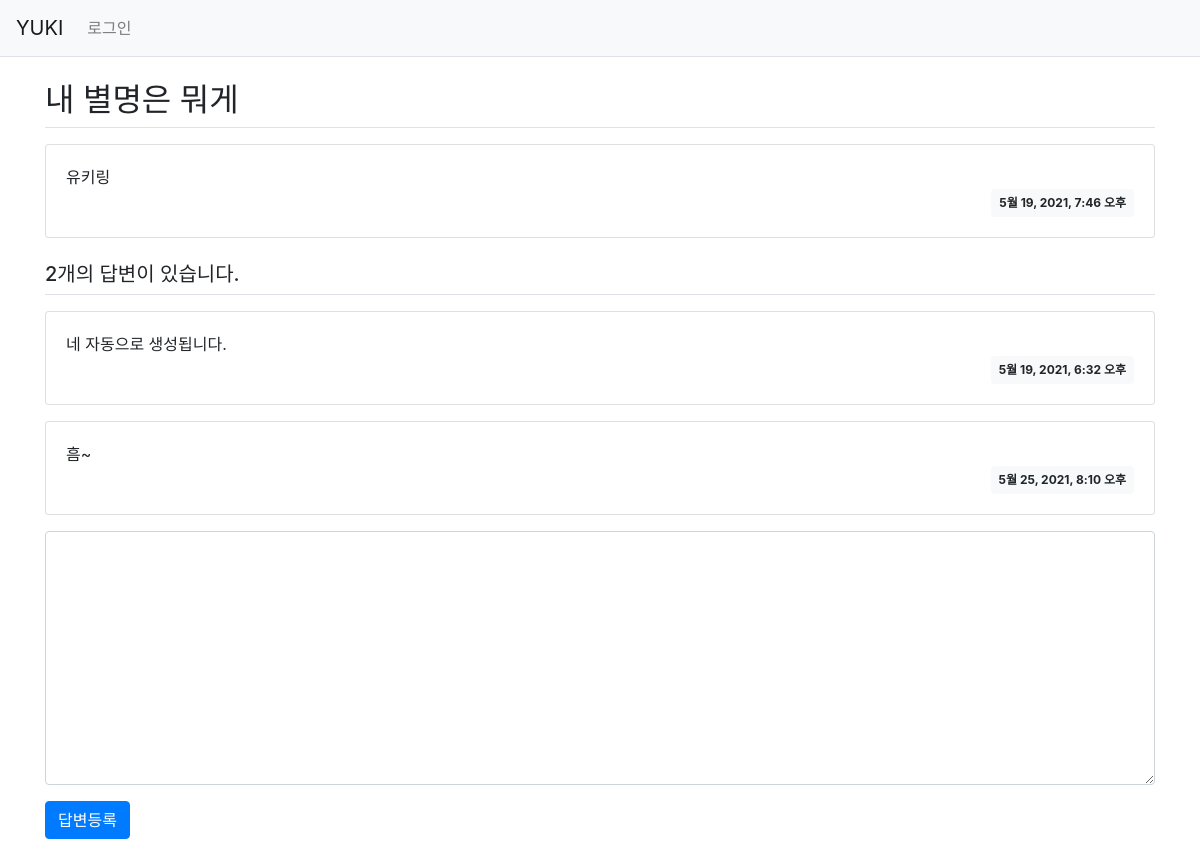
The page /firtapp/2/ on the database its author committed.
### firtapp/models.py (models this page shows, shortened)
class Question(models.Model):
    subject = models.CharField(max_length=200)
    content = models.TextField()
    create_date = models.DateTimeField()

class Answer(models.Model):
    question = models.ForeignKey(Question, on_delete=models.CASCADE)
    content = models.TextField()
    create_date = models.DateTimeField()

### firtapp/views.py (the view)
# urls.py: path('<int:question_id>/', views.detail, name='detail'),
def detail(request, question_id):
    question = get_object_or_404(Question, pk=question_id)
    context = {'question': question}
    return render(request, 'firtapp/question_detail.html', context)

### templates/firtapp/question_detail.html (shortened to what this page needs)
{% extends 'base.html' %}
{% block content %}
<div class="container my-3">
    <h2 class="border-bottom py-2">{{ question.subject }}</h2>
    <div class="card my-3">
        <div class="card-body">
            <div class="card-text" style="white-space: pre-line;">{{ question.content }}</div>
            <div class="d-flex justify-content-end">
                <div class="badge badge-light p-2">
                    {{ question.create_date }}
                </div>
            </div>
        </div>
    </div>
    <h5 class="border-bottom my-3 py-2">{{question.answer_set.count}}개의 답변이 있습니다.</h5>
    {% for answer in question.answer_set.all %}
    <div class="card my-3">
        <div class="card-body">
            <div class="card-text" style="white-space: pre-line;">{{ answer.content }}</div>
            <div class="d-flex justify-content-end">
                <div class="badge badge-light p-2">
                    {{ answer.create_date }}
                </div>
            </div>
        </div>
    </div>
    {% endfor %}
    <form action="{% url 'firtapp:answer_create' question.id %}" method="post" class="my-3">
        <div class="form-group">
            <textarea name="content" id="content" class="form-control" rows="10"></textarea>
        </div>
        <input type="submit" value="답변등록" class="btn btn-primary">
    </form>
</div>
{% endblock %}

### rows shown on the page
Question: subject "내 별명은 뭐게", content "유키링", create_date "5월 19, 2021, 7:46 오후", answer_set.count "2"
Answer: content "네 자동으로 생성됩니다.", create_date "5월 19, 2021, 6:32 오후"
Answer: content "흠~", create_date "5월 25, 2021, 8:10 오후"
